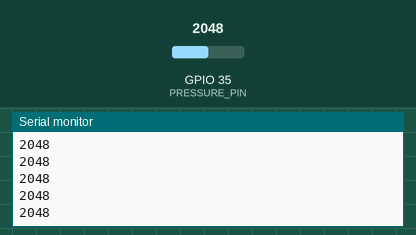
A sketch run on a simulated ESP32. On the bench: the last lines printed to the serial monitor. The test bench sets the inputs (shaded band); at power-on: GPIO 35 (PRESSURE_PIN) = 2048.

Above: at 1.2 s.
1.3 s: GPIO 35 (PRESSURE_PIN) set to 2866
At 1.56 s:
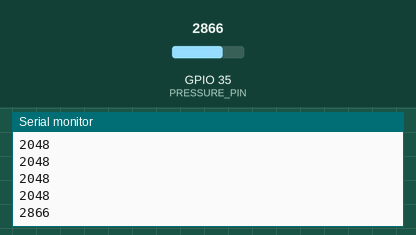
2.8 s: GPIO 35 (PRESSURE_PIN) set to 3603
At 2.96 s:
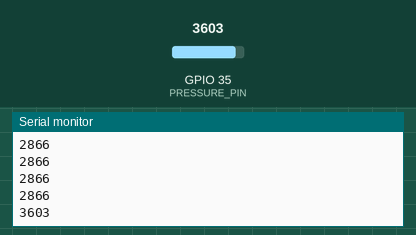
Timing chart, 0 to 5.8 s (numbered marks = the images above; inputs shaded):
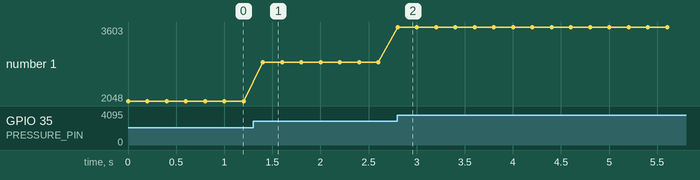

The sketch:

pressure-sensor-test.ino
```cpp
#define PRESSURE_PIN 35

void setup() {
  Serial.begin(115200);
}

void loop() {
  Serial.println(analogRead(PRESSURE_PIN));
  delay(200);
}
```

Measured:
- after the input at 1.3 s, the serial monitor: prints a new line after 0.10 s (image 1)
- after the input at 2.8 s, the serial monitor: prints a new line at once (image 2)
- plotted number 1: 2048 → 2866 after the input at 1.3 s, 2866 → 3603 after the input at 2.8 s
